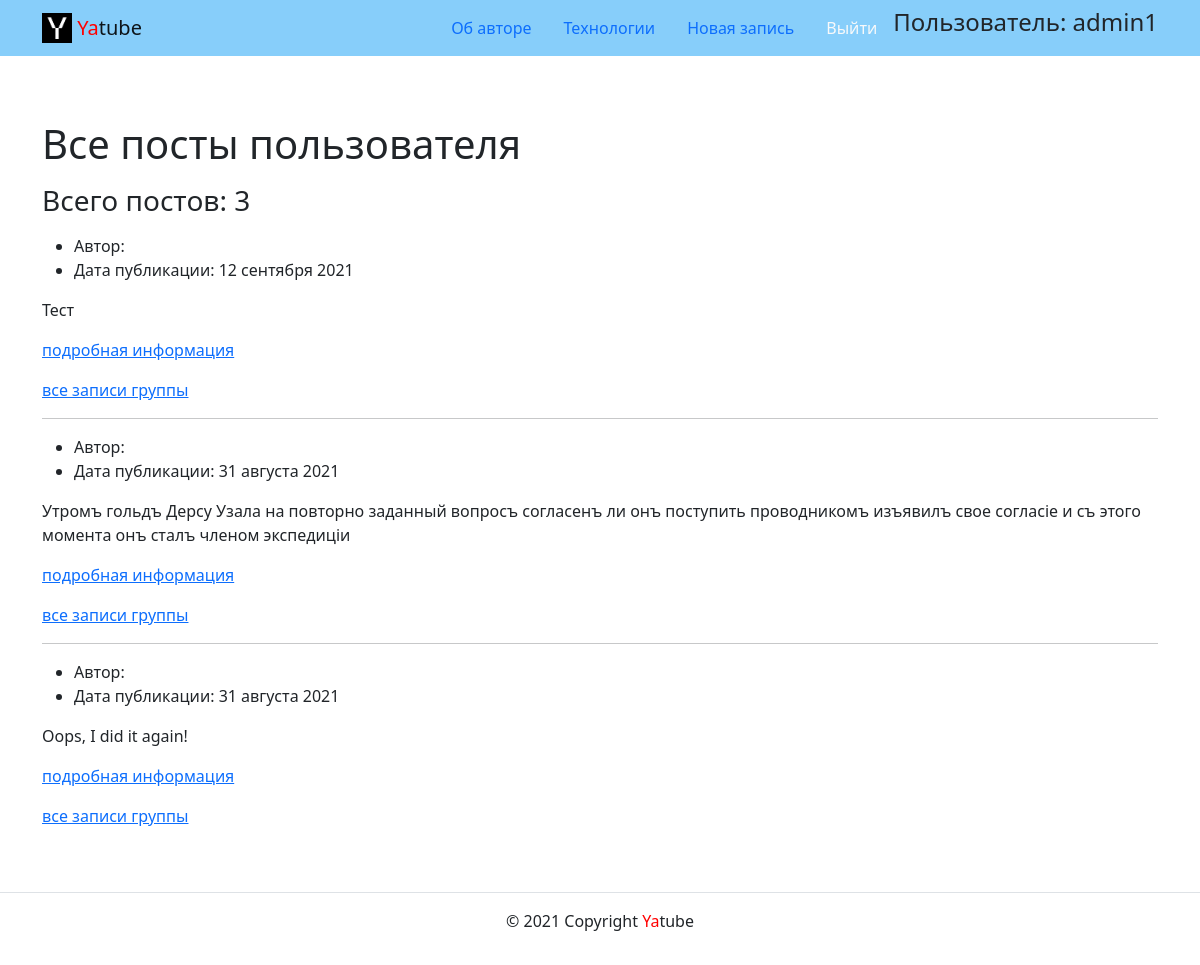
The app's page /profile/admin1/, older data.
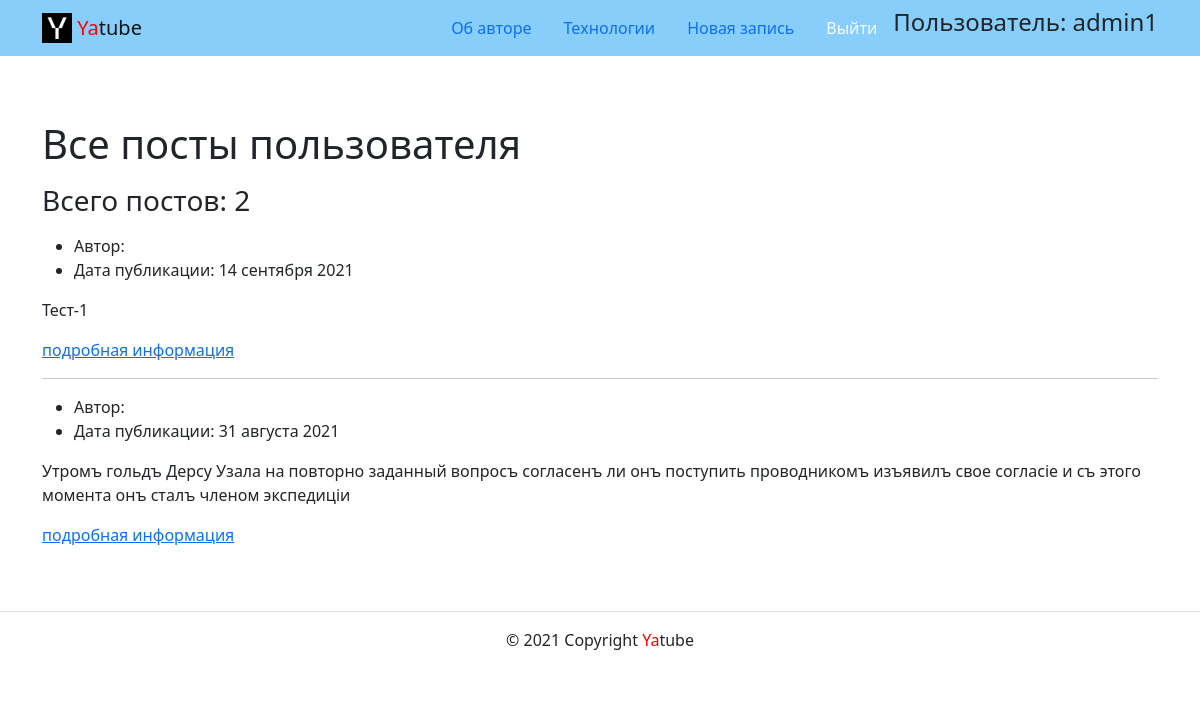
The same page, newer data.
### posts/models.py (models this page shows, shortened)
class Post(models.Model):
    text = models.TextField(
        verbose_name='Текст поста*', help_text='Текст нового поста'
    )
    pub_date = models.DateTimeField(
        auto_now_add=True, verbose_name='Дата публикации')
    group = models.ForeignKey(
        'Group',
        on_delete=models.SET_NULL,
        blank=True, null=True,
        max_length=255,
        related_name='posts',
        verbose_name='Группа',
        help_text='Группа, к которой будет относиться пост'
    )
    author = models.ForeignKey(
        User,
        on_delete=models.CASCADE,
        related_name='posts',
        verbose_name='Автор'
    )
    class Meta:
        ordering = ['-pub_date']

### posts/views.py (the view)
# urls.py: path('profile/<str:username>/', views.profile, name='profile'),
def profile(request, username):
    user = User.objects.get(username=username)
    posts = Post.objects.filter(author=user)
    paginator = Paginator(posts, settings.PAGE_POST)
    page_number = request.GET.get('page')
    page_obj = paginator.get_page(page_number)
    num_post = Post.objects.filter(author=user).count()
    context = {
        'user': user,
        'page_obj': page_obj,
        'num_post': num_post,
    }
    return render(request, 'posts/profile.html', context)

### core/context_processors/year.py (called while the page is built)
def year(request):
    return {
        'year': datetime.datetime.today().year,
    }

### templates/posts/profile.html (shortened to what this page needs)
{% extends 'base.html' %}
{% block content %}
<p><h1> Все посты пользователя  {{ user.get_full_name }} </h1></p>
<p><h3>Всего постов: {{ num_post }} </h3></p>
{% for post in page_obj %}
  <ul>
    <li>
      Автор: {{ post.author.get_full_name }}
    </li>
    <li>
      Дата публикации: {{ post.pub_date|date:"d E Y" }}
    </li>
  </ul>
  <p>{{ post.text|truncatewords:30}}</p>
  <p class="link-read-post"><a href="{% url 'posts:post_detail' post.pk %}"> подробная информация </a><p>
  {% if post.group  %}
     <a href="{% url 'posts:group_list' post.group.slug %}">все записи группы</a>
  {% endif %}
  {% if not forloop.last %}<hr>{% endif %}
{% endfor %}
{% endblock %}

### templates/base.html (shortened to what this page needs)
{% load static %}
<!DOCTYPE html>
<html lang="ru">
  <head>
    <link rel="stylesheet" href="{% static 'css/bootstrap.min.css' %}">
  </head>
  <body>
    <header>
      {% include 'includes/header.html' %}
    </header>
    <main>
      <div class="container py-5">
      {% block content %}{% endblock %}
      </div>
    </main>
    <footer class="border-top text-center py-3">
      {% include 'includes/footer.html' %}
    </footer>
  </body>
</html>

### templates/includes/header.html (shortened to what this page needs)
{% load static %}
<nav class="navbar navbar-light" style="background-color: lightskyblue">
  <div class="container">
    <a class="navbar-brand" href="{% url 'posts:index' %}">
      <img src="{% static 'img/logo.png' %}" width="30" height="30" class="d-inline-block align-top" alt="">
      <span style="color:red">Ya</span>tube
    </a>
    <ul class="nav  nav-pills">
      <li class="nav-item">
        <a class="nav-link" href="{% url 'about:author' %}">
          Об авторе
        </a>
      </li>
      <li class="nav-item">
        <a class="nav-link " href="{% url 'about:tech' %}">
          Технологии
        </a>
      </li>
      {% if user.is_authenticated %}
      <li class="nav-item">
        <a class="nav-link " href="{% url 'posts:create_post' %}">
          Новая запись
        </a>
      </li>
      <li class="nav-item">
        <a class="nav-link link-light" href="{% url 'users:logout' %}">Выйти</a>
      </li>
      <li>
        <h4>Пользователь: {{ user.username }}</h4>
      </li>
      {% endif %}
    </ul>
  </div>
</nav>

### templates/includes/footer.html
<p>© {{ year }} Copyright <span style="color:red">Ya</span>tube</p>

Row changes from the older to the newer data that the page shows:
removed Post: pub_date "12 сентября 2021", text "Тест", shows "все записи группы"
removed Post: pub_date "31 августа 2021", text "Oops, I did it again!", shows "все записи группы"
added Post: pub_date "14 сентября 2021", text "Тест-1"
changed Post "31 августа 2021": no longer shows "все записи группы"
Text that changed along with them:
{{ num_post }}: "3" → "2"
